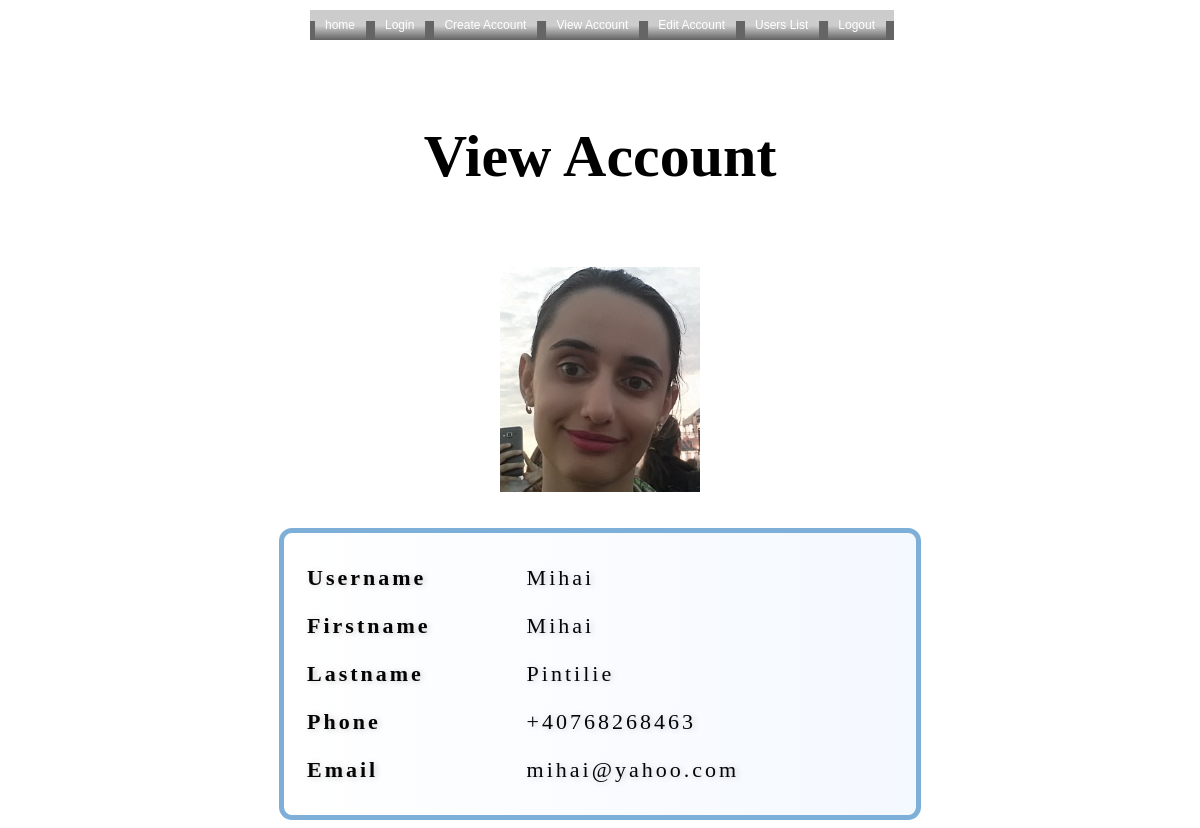
Page /UserManagement/view_account.php (signed in) on the committed database.
### tables this page shows
CREATE TABLE IF NOT EXISTS `user_optional_attributes` (
  `Description` varchar(200) NOT NULL,
  `Avatar` varchar(100) NOT NULL,
  `userid` int(11) NOT NULL,
  UNIQUE KEY `userid_2` (`userid`),
  KEY `userid` (`userid`)
);

CREATE TABLE IF NOT EXISTS `user` (
  `id` int(11) NOT NULL AUTO_INCREMENT,
  `username` varchar(30) NOT NULL,
  `email` varchar(30) NOT NULL,
  `phone` varchar(15) NOT NULL,
  `first name` varchar(30) NOT NULL,
  `last name` varchar(15) NOT NULL,
  `password` varchar(30) NOT NULL,
  PRIMARY KEY (`id`),
  UNIQUE KEY `email` (`email`),
  UNIQUE KEY `username` (`username`)
);

### UserManagement/view_account.php (called while the page is built, shortened)
<?php
require_once "lib/lib.php";
require_once "html/view_account.html";
?>

### UserManagement/lib/lib.php (the view, shortened to what this page needs)
<?php
require_once "lib/globals.php";
function view()
{
	global $MySQLi;
	$avatarpath = 'images/avatars/standard.jpg';
	$userId = $_SESSION['userid'];
	$query2 = "SELECT * FROM user_optional_attributes WHERE userid = $userId";
	if ($result2 = $MySQLi->query($query2)) {
		if ($row2 = $result2->fetch_row()) {
			$avatarpath = $row2[1];
		}
	}
	echo "<div style='text-align: center;'><img src='$avatarpath' style='width:200px;height:225px;' align='middle'/></div> <br/><br/>";
	$query = "SELECT * FROM user WHERE id = $userId";
	if ($result = $MySQLi->query($query)) {
		if ($row = $result->fetch_row()) {
			echo '<tr> <th> Username <th/> <td>';
			echo $row[1];
			echo '</td> </tr> <tr> <th> Firstname <th/> <td>';
			echo $row[4];
			echo '</td> </tr> <tr> <th> Lastname <th/> <td>';
			echo $row[5];
			echo '</td> </tr> <tr> <th> Phone <th/> <td>';
			echo $row[3];
			echo '</td> </tr> <tr> <th> Email <th/> <td>';
			echo $row[2];
			echo '</td> </tr>';
		}
	}
}
?>

### UserManagement/CSS/h1.css (style rules this page uses)
h1 { font-size: 60px; font-family: fantasy; text-align: center; }

### UserManagement/CSS/td.css (style rules this page uses)
td { padding:12px; }

### UserManagement/CSS/whitebox.css (style rules this page uses)
.whitebox { -webkit-box-sizing: content-box; -moz-box-sizing: content-box; box-sizing: content-box; width: 100%-2px; padding: 19px; overflow: hidden; border: 5px solid rgba(125,175,216,1); -webkit-border-radius: 13px; border-radius: 13px; font: normal 22px/1 Georgia, serif; color: rgba(5,4,4,1); text-align: center; -o-text-overflow: ellipsis; text-overflow: ellipsis; letter-spacing: 3px; background: -webkit-linear-gradient(0deg, rgba(255,255,255,1) 0, rgba(244,248,255,1) 100%), rgba(255,255,255,1); background: -moz-linear-gradient(90deg, rgba(255,255,255,1) 0, rgba(244,248,255,1) 100%), rgba(255,255,255,1); background: linear-gradient(90deg, rgba(255,255,255,1) 0, rgba(244,248,255,1) 100%), rgba(255,255,255,1); background-position: 50% 50%; -webkit-background-origin: padding-box; background-origin: padding-box; -webkit-background-clip: border-box; background-clip: border-box; -webkit-background-size: auto auto; background-size: auto auto; -webkit-box-shadow: 0 0 0 0 rgba(0,0,0,0.4) inset; box-shadow: 0 0 0 0 rgba(0,0,0,0.4) inset; text-shadow: 2px 1px 6px rgba(0,0,0,0.2) ; }

### UserManagement/CSS/stylesheet.css (style rules this page uses)
.menu { padding:0; height:30px; width:100%; display:block; background:url("../images/topMenuImages.png") repeat-x; }
.menu li { padding:0; margin: auto; list-style:none; display:inline; }
.menu li a { float:left; padding-left:15px; display:block; color:rgb(255,255,255); text-decoration:none; font:12px Verdana, Arial, Helvetica, sans-serif; cursor:pointer; background:url("../images/topMenuImages.png") 0px -30px no-repeat; outline:none; }
.menu li a span { line-height:30px; float:left; display:block; padding-right:15px; background:url("../images/topMenuImages.png") 100% -30px no-repeat; }

### rows in the picture
user_optional_attributes: Avatar (picture)
user: username "Mihai", first name "Mihai", last name "Pintilie", phone "+40768268463", email "mihai@yahoo.com"
